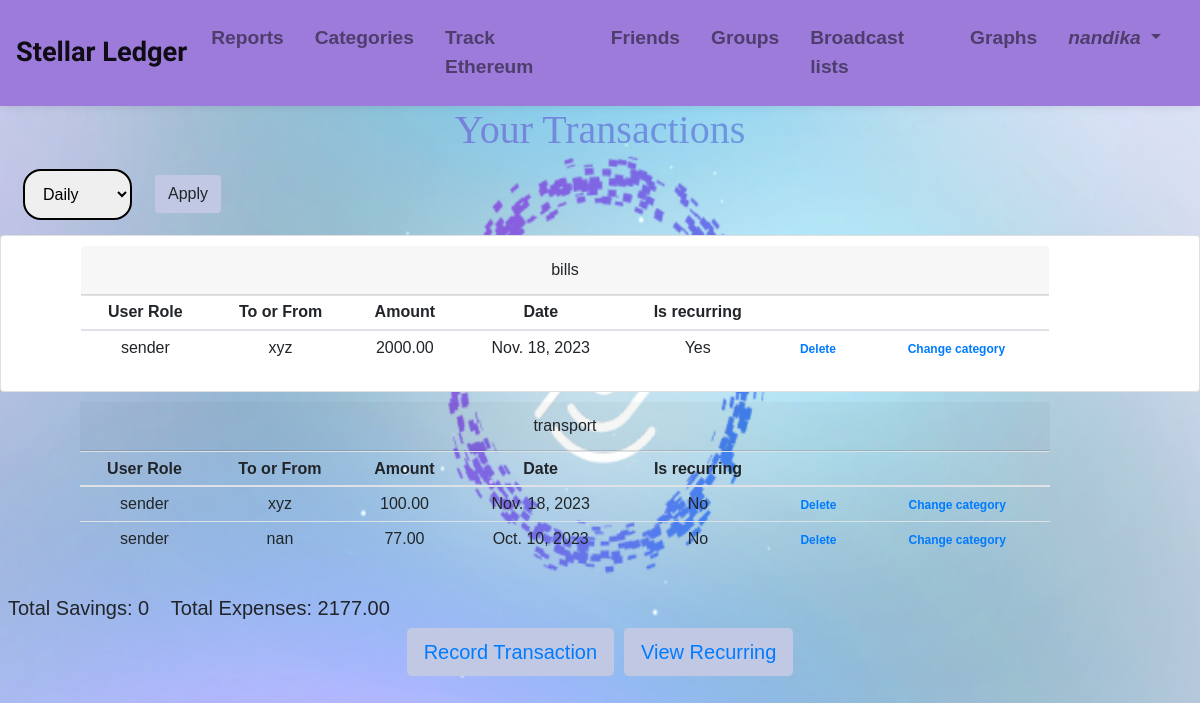
/report/viewTransactions/ (signed in), run on an earlier commit of the app's database.
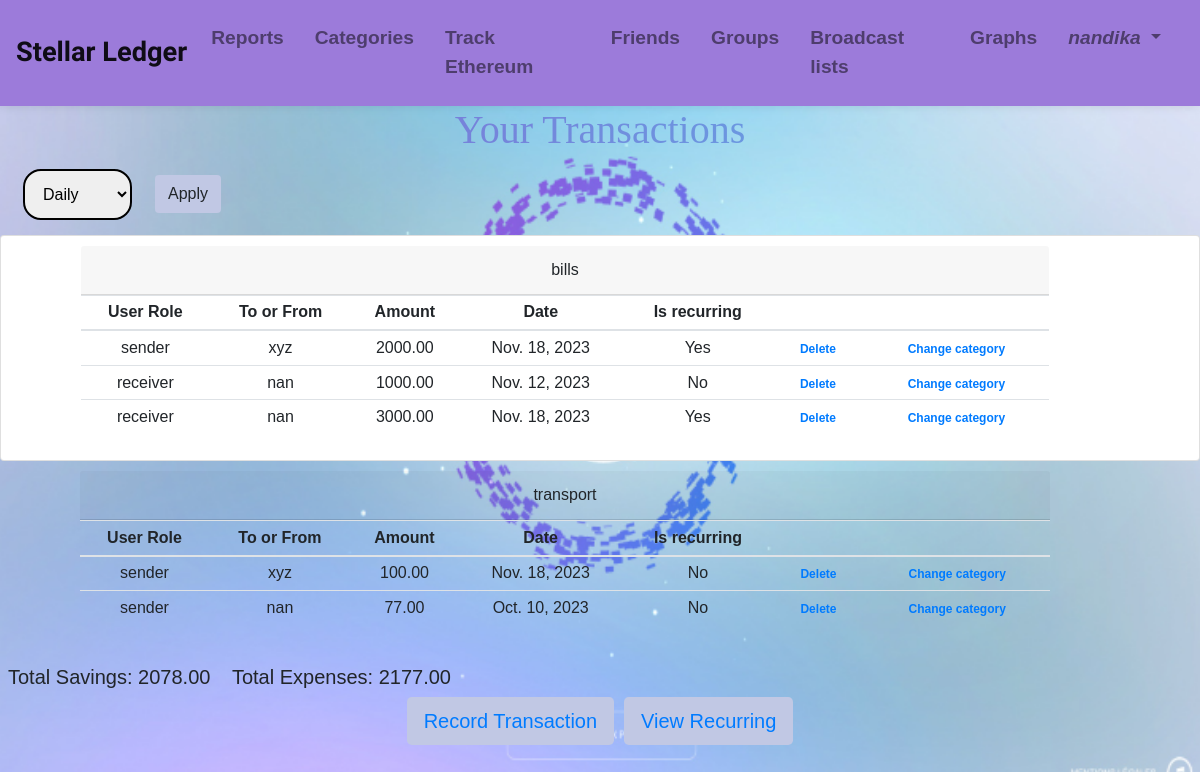
And on a later commit of the database.
### report/models.py (models this page shows, shortened)
class Category(models.Model):
    category = models.CharField(max_length=20)
    user = models.ForeignKey(User, on_delete=models.CASCADE)

class Transaction(models.Model):
    PAID = [
        ('Yes', 'Yes'),
        ('No', 'No')
    ]
    ROLE=[
        ('sender','sender'),
        ('receiver', 'receiver')
    ]
    user = models.ForeignKey(User, on_delete=models.CASCADE)
    user_role = models.CharField(max_length=10, choices=ROLE, default="sender")
    to_or_from = models.CharField(max_length=150)
    amount = models.DecimalField(decimal_places=2, max_digits=10)
    timestamp = models.DateField()
    category = models.CharField(max_length=20)
    recurring = models.CharField(blank = True, max_length=3, choices=PAID, default='Yes')

### report/views.py (called while the page is built)
def getExpenses(txn):
    sum = 0
    for t in txn:
        if t.user_role == "sender":
            sum += t.amount
    return sum

def getSavings(txn):
    sum1 = 0
    sum2 = 0
    for t in txn:
        if t.user_role == "sender":
            sum1 += t.amount
        else:
            sum2 += t.amount
    return sum2-sum1

### templates/report/viewtransactions.html (shortened to what this page needs)
{% extends '../base.html' %}
{% block content %}
<h1> <div style="background: linear-gradient(to right, #8860d0 , #5ab9ea);
  -webkit-text-fill-color: transparent;
  -webkit-background-clip: text; font-family: 'Times New Roman', Times, serif;
  text-align: center;">Your Transactions</div></h1>
<form method = 'get' action = '.' class="form-inline">
    <div class="form-group mx-sm-3 mb-2">
    <select name="time_filter" class="sel-front">
        <option value="day">Daily</option>
      </select>
    </div>
      <button type="submit" class="btn mb-2" style="background-color: #c1c8e4;">Apply</button>
</form>
<div class="card text-center">
    {% for c in cat %}
    <div class="text-center padding">
    <div class="card-header">
      {{c.category}}
    </div>
    <table class="table table-sm">
        <thead>
            <tr>
                <th scope="col">User Role</th>
                <th scope="col">To or From</th>
                <th scope="col">Amount</th>
                <th scope="col">Date</th>
                <th scope="col">Is recurring</th>
                <th scope="col"></th>
                <th scope="col"></th>
              </tr>
        </thead>
        <tbody>
        {% for t in txn %}
        {% if c.category == t.category %}
            <tr>
            <td>{{t.user_role}}</td>
            <td>{{t.to_or_from}}</td>
            <td>{{t.amount}}</td>
            <td>{{t.timestamp}}</td>
            <td>{{ t.recurring }}</td>
            <td><span class="badge badge-pill" style="color:aliceblue;"><a href="{% url 'deleteTransaction' t.id %}">Delete</a></span></td>
            <td><span class="badge badge-pill" style="color:aliceblue;"><a href="{% url 'changecategory' t.id %}">Change category</a></span></td>
            </tr>
        </div>
      {% endif %}
      {% endfor %}
  </div>
  {% endfor %}
<br>
<h5>
<div id="save" class="d-inline p-2 ">Total Savings: {{savings}}</div>
<div id="expense" class="d-inline p-2 ">Total Expenses: {{expenses}}</div>
</h5>
<div class=" d-flex align-items-center justify-content-center">
  <button type="button" class="btn btn-lg" style="background-color: #c1c8e4 !important;"><a href="{% url 'record' %}">Record Transaction</a></button>
  <button type="button" class="btn btn-lg" style="background-color: #c1c8e4 !important; margin-left: 10px;"><a href="{% url 'recurring' %}">View Recurring</a></button>
</div>
{% endblock %}

What changed in the data, as far as the page shows it:
added Transaction: user_role "receiver", to_or_from "nan", amount "1000.00", timestamp "Nov. 12, 2023", recurring "No", shown under Category "bills"
added Transaction: user_role "receiver", to_or_from "nan", amount "3000.00", timestamp "Nov. 18, 2023", recurring "Yes", shown under Category "bills"
Also different on the page:
{{ savings }}: "0" → "2078.00"
